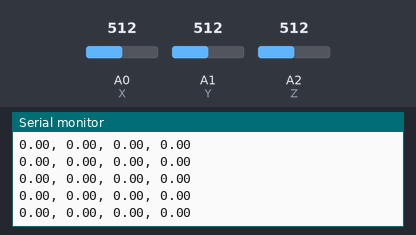
Simulated run of this sketch. Board: Arduino Uno, built with avr-gcc and run on an emulated ATmega328P. On the bench: the last lines printed to the serial monitor. The inputs (shaded band) are chosen by the test bench; at power-on: A0 (X) = 512, A1 (Y) = 512, A2 (Z) = 512.

Above: at 1.2 s.
1.3 s: A0 (X) set to 716
At 1.35 s:
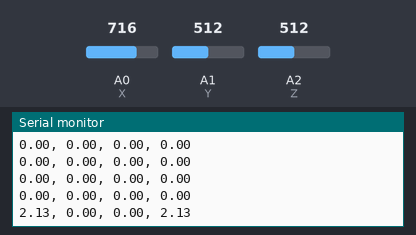
2.8 s: A1 (Y) set to 716
At 2.9 s:
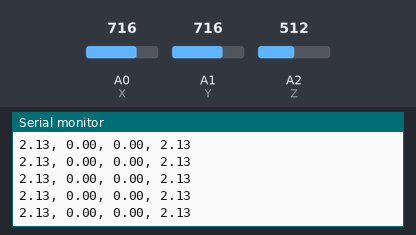
4.3 s: A2 (Z) set to 716
At 4.35 s:
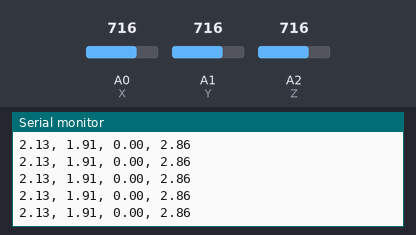
5.8 s: A0 (X) set to 900
At 5.8 s:
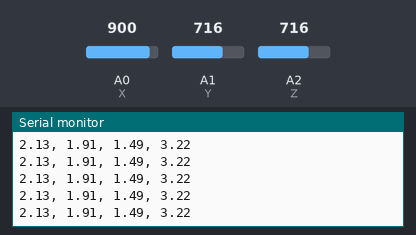
7.3 s: A1 (Y) set to 900
At 7.36 s:
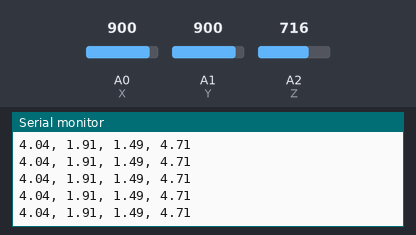
8.8 s: A2 (Z) set to 900
At 8.81 s:
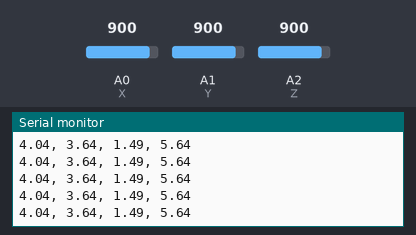
Timing chart, 0 to 11.3 s (numbered marks = the images above; inputs shaded):
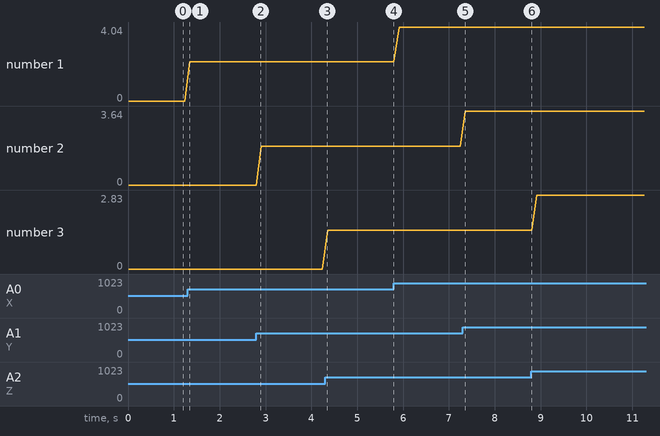

The sketch:

acelerometer.ino
```cpp
const int X = 0;
const int Y = 1;
const int Z = 2;
const float G = 512;
const float scale_x = 95.97;
const float scale_y = 106.72;
const float scale_z = 137.082;

void setup() {
  Serial.begin(9600);
  analogReference(EXTERNAL);
  pinMode(X, INPUT);
  pinMode(Y, INPUT);
  pinMode(Z, INPUT);
}

void loop() {
  int x,y,z;
  float rx, ry, rz;
  double current_a;
  x = analogRead(X);
  y = analogRead(Y);
  z = analogRead(Z);
  delay(10);
  rx = ((float)x - G) / scale_x;
  ry = ((float)y - G) / scale_y;
  rz = ((float)z - G) / scale_z;
  current_a = sqrt(sq(rx) + sq(ry) + sq(rz));
  Serial.println( String(String(rx) + ", " + String(ry) + ", " + String(rz) + ", ") + String(current_a));
  delay(100);
}
```

Measured:
- after the input at 1.3 s, the serial monitor: prints a new line after 0.05 s (image 1)
- plotted number 1: 0 → 2.13 after the input at 1.3 s, 2.13 → 4.04 after the input at 5.8 s
- plotted number 2: 0 → 1.91 after the input at 2.8 s, 1.91 → 3.64 after the input at 7.3 s
- plotted number 3: 0 → 1.49 after the input at 4.3 s, 1.49 → 2.83 after the input at 8.8 s
